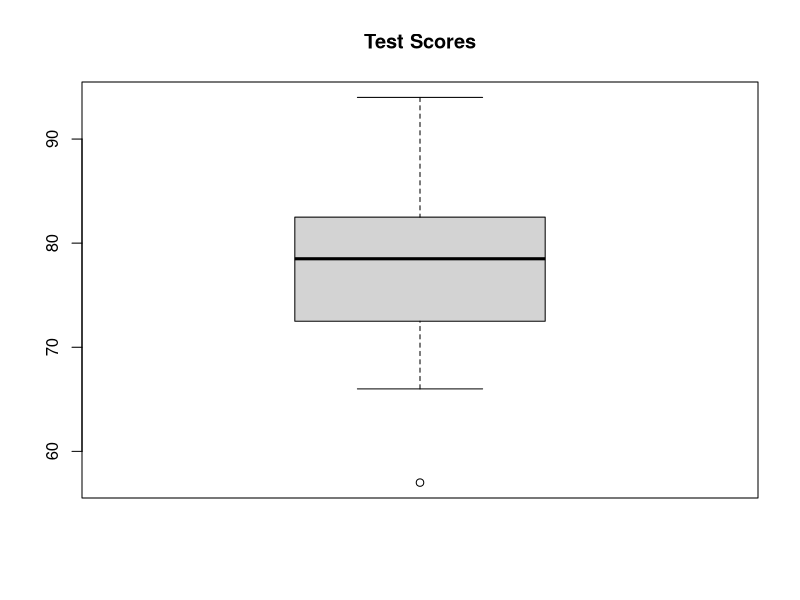

This chart was generated by the following R code:
## ---- chunk 1
vec <- c(57, 66, 69, 71, 72, 73, 74, 77, 78, 78, 79, 79, 81, 81, 82, 83, 83, 88, 89, 94)

summary(vec)

boxplot(vec, main = 'Test Scores')
## ---- chunk 2
30/34
## ---- chunk 3
45/69
